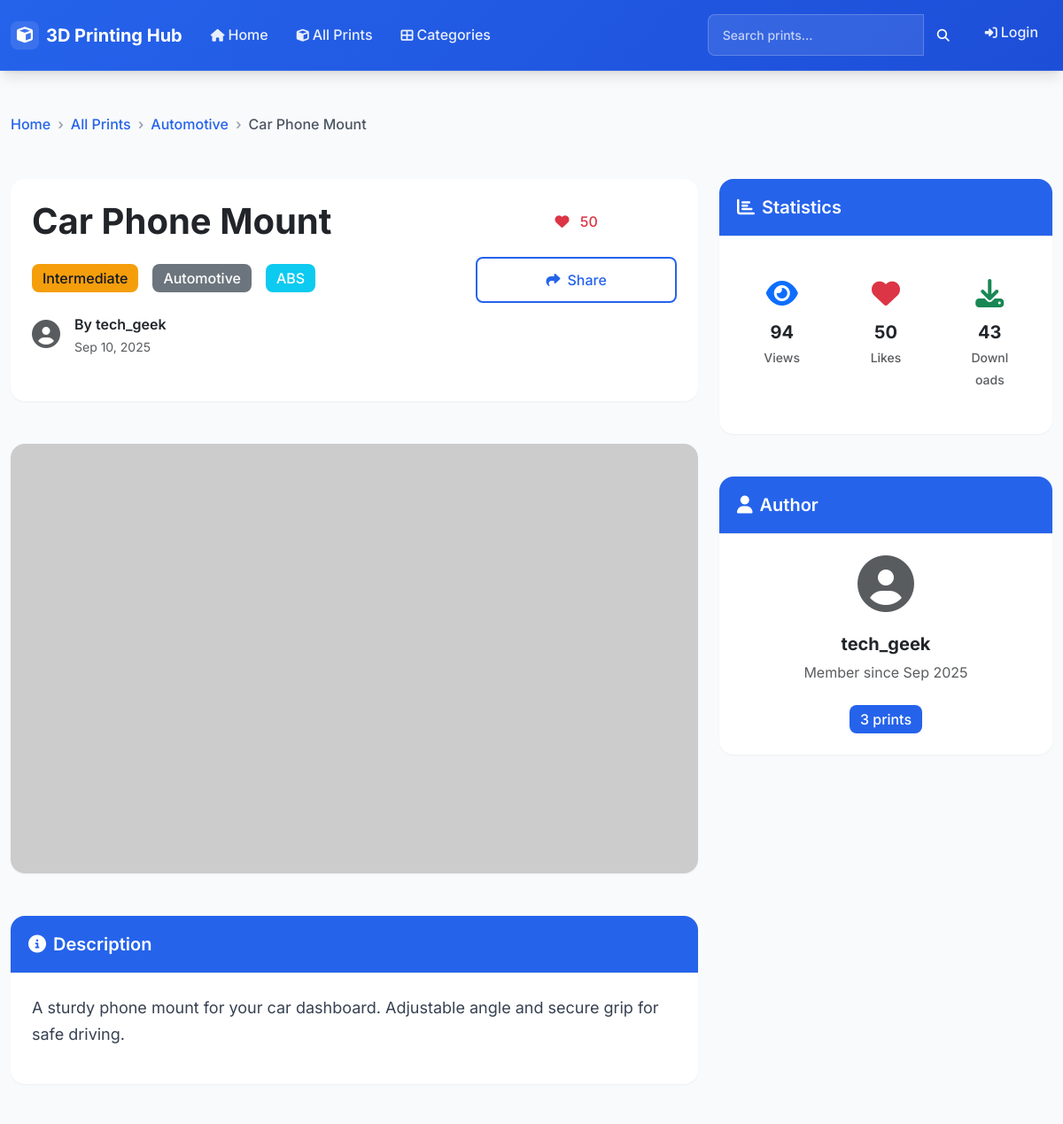
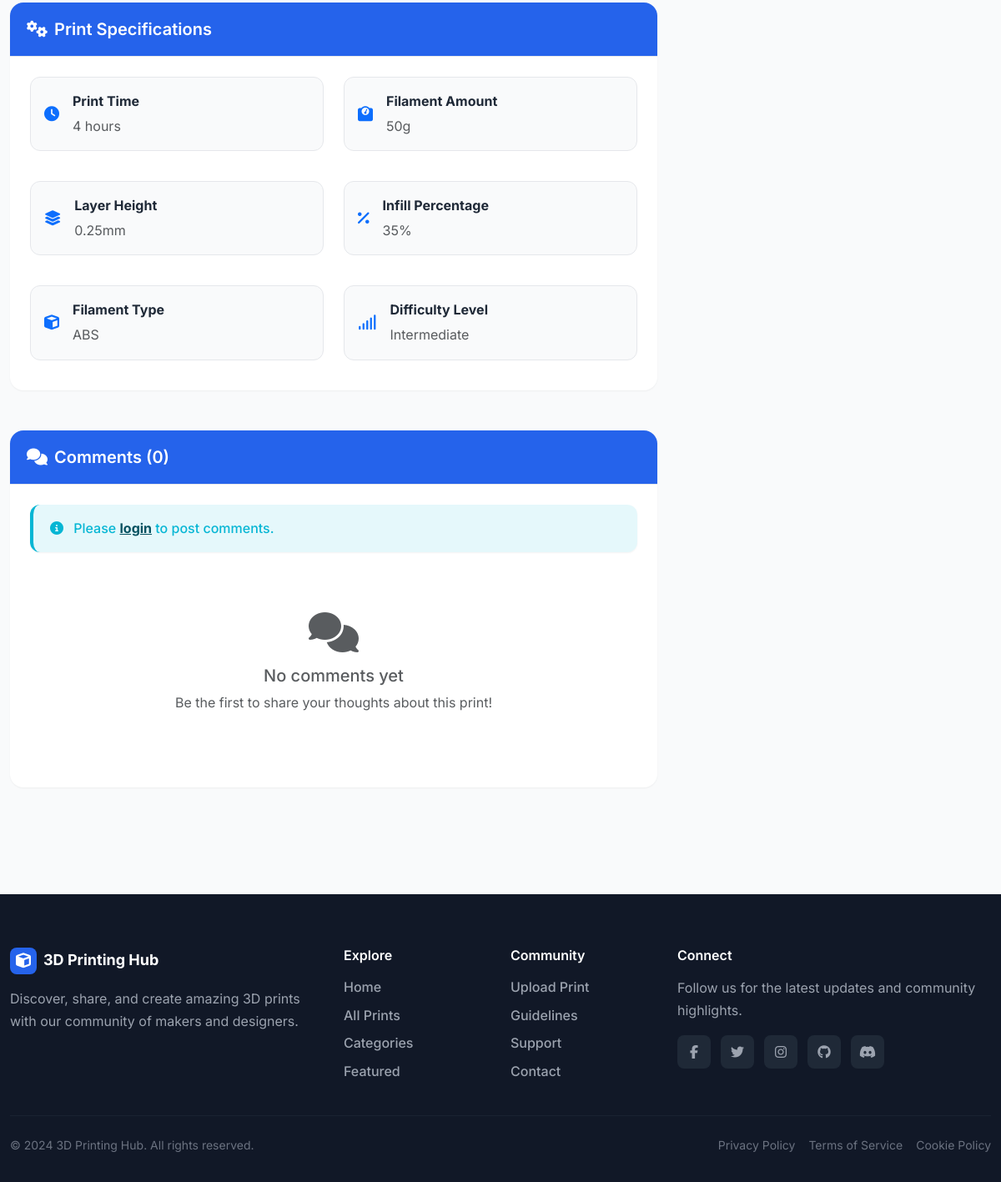
/prints/11/, run on the app's committed database (2 pictures, top to bottom).
### prints/models.py (models this page shows, shortened)
class PrintItem(models.Model):
    DIFFICULTY_CHOICES = [
        ('beginner', 'Beginner'),
        ('intermediate', 'Intermediate'),
        ('advanced', 'Advanced'),
        ('expert', 'Expert'),
    ]
    STATUS_CHOICES = [
        ('draft', 'Draft'),
        ('published', 'Published'),
        ('featured', 'Featured'),
    ]
    title = models.CharField(max_length=200)
    description = models.TextField()
    category = models.ForeignKey(Category, on_delete=models.CASCADE, related_name='prints')
    author = models.ForeignKey(User, on_delete=models.CASCADE, related_name='prints')
    difficulty = models.CharField(max_length=20, choices=DIFFICULTY_CHOICES, default='beginner')
    print_time_hours = models.PositiveIntegerField(help_text="Estimated print time in hours")
    filament_type = models.CharField(max_length=50, default='PLA')
    filament_amount_grams = models.PositiveIntegerField(help_text="Amount of filament needed in grams")
    layer_height = models.DecimalField(max_digits=3, decimal_places=2, default=0.20, help_text="Layer height in mm")
    infill_percentage = models.PositiveIntegerField(default=20, help_text="Infill percentage")
    main_image = models.ImageField(upload_to='prints/images/', blank=True, null=True)
    stl_file = models.FileField(upload_to='prints/stl_files/', blank=True, null=True)
    status = models.CharField(max_length=20, choices=STATUS_CHOICES, default='draft')
    views_count = models.PositiveIntegerField(default=0)
    likes_count = models.PositiveIntegerField(default=0)
    downloads_count = models.PositiveIntegerField(default=0)
    created_at = models.DateTimeField(auto_now_add=True)
    updated_at = models.DateTimeField(auto_now=True)
    published_at = models.DateTimeField(blank=True, null=True)
    class Meta:
        ordering = ['-created_at']

class Category(models.Model):
    name = models.CharField(max_length=100, unique=True)
    description = models.TextField(blank=True)
    slug = models.SlugField(max_length=100, unique=True)
    created_at = models.DateTimeField(auto_now_add=True)
    class Meta:
        verbose_name_plural = "Categories"
        ordering = ['name']
    def get_absolute_url(self):
        return reverse('prints:category_detail', kwargs={'slug': self.slug})

### prints/views.py (the view)
# urls.py: path('prints/<int:pk>/', views.print_detail, name='print_detail'),
def print_detail(request, pk):
    print_item = get_object_or_404(PrintItem, pk=pk, status='published')
    print_item.views_count += 1
    print_item.save(update_fields=['views_count'])
    related_prints = PrintItem.objects.filter(
        category=print_item.category,
        status='published'
    ).exclude(pk=pk)[:4]
    comments = print_item.comments.all()
    user_liked = False
    if request.user.is_authenticated:
        user_liked = PrintLike.objects.filter(
            print_item=print_item,
            user=request.user
        ).exists()
    context = {
        'print_item': print_item,
        'related_prints': related_prints,
        'comments': comments,
        'user_liked': user_liked,
    }
    return render(request, 'prints/print_detail.html', context)

### templates/prints/print_detail.html (shortened to what this page needs)
{% extends 'base.html' %}
{% block content %}
<div class="container py-5">
    <nav aria-label="breadcrumb" class="mb-5">
        <ol class="breadcrumb">
            <li class="breadcrumb-item"><a href="{% url 'prints:home' %}">Home</a></li>
            <li class="breadcrumb-item"><a href="{% url 'prints:print_list' %}">All Prints</a></li>
            <li class="breadcrumb-item"><a href="{{ print_item.category.get_absolute_url }}">{{ print_item.category.name }}</a></li>
            <li class="breadcrumb-item active" aria-current="page">{{ print_item.title }}</li>
        </ol>
    </nav>
    <div class="row">
        <div class="col-lg-8">
            <div class="card shadow-soft mb-5">
                <div class="card-body">
                    <div class="row align-items-start">
                        <div class="col-md-8">
                            <h1 class="h1 fw-bold mb-4">{{ print_item.title }}</h1>
                            <div class="d-flex flex-wrap gap-3 mb-4">
                                <span class="badge print-difficulty-{{ print_item.difficulty }} fs-6">{{ print_item.get_difficulty_display }}</span>
                                <span class="badge bg-secondary fs-6">{{ print_item.category.name }}</span>
                                <span class="badge bg-info fs-6">{{ print_item.filament_type }}</span>
                            </div>
                            <div class="d-flex align-items-center gap-4 mb-4">
                                <div class="d-flex align-items-center">
                                    <div class="author-avatar me-3">
                                        <i class="fas fa-user-circle fa-2x text-muted"></i>
                                    </div>
                                    <div>
                                        <p class="mb-0 fw-semibold">By {{ print_item.author.username }}</p>
                                        <small class="text-muted">{{ print_item.created_at|date:"M d, Y" }}</small>
                                    </div>
                                </div>
                            </div>
                        </div>
                        <div class="col-md-4 text-md-end">
                            <div class="d-flex flex-column gap-3">
                                <button class="btn btn-outline-danger like-btn" data-print-id="{{ print_item.pk }}">
                                    <i class="fas fa-heart {% if user_liked %}fas{% else %}far{% endif %} me-2"></i>
                                    <span class="like-count">{{ print_item.likes_count }}</span>
                                </button>
                                <button class="btn btn-outline-primary" onclick="sharePrint()">
                                    <i class="fas fa-share me-2"></i>Share
                                </button>
                            </div>
                        </div>
                    </div>
                </div>
            </div>
            <div class="card shadow-soft mb-5">
                <div class="card-img-container">
                    {% if print_item.main_image %}
                        <img src="{{ print_item.main_image.url }}" class="card-img-top" alt="{{ print_item.title }}" style="max-height: 500px; object-fit: cover;">
                    {% else %}
                        <img src="https://picsum.photos/800/500?random={{ print_item.pk }}" class="card-img-top" alt="{{ print_item.title }}" style="max-height: 500px; object-fit: cover;">
                    {% endif %}
                </div>
            </div>
            <div class="card shadow-soft mb-5">
                <div class="card-header bg-primary text-white">
                    <h5 class="mb-0 fw-semibold"><i class="fas fa-info-circle me-2"></i>Description</h5>
                </div>
                <div class="card-body">
                    <div class="description-content">
                        {{ print_item.description|linebreaks }}
                    </div>
                </div>
            </div>
            <div class="card shadow-soft mb-5">
                <div class="card-header bg-primary text-white">
                    <h5 class="mb-0 fw-semibold"><i class="fas fa-cogs me-2"></i>Print Specifications</h5>
                </div>
                <div class="card-body">
                    <div class="row g-4">
                        <div class="col-md-6">
                            <div class="spec-item">
                                <i class="fas fa-clock text-primary me-3"></i>
                                <div>
                                    <strong>Print Time</strong>
                                    <div class="text-muted">{{ print_item.print_time_hours }} hours</div>
                                </div>
                            </div>
                        </div>
                        <div class="col-md-6">
                            <div class="spec-item">
                                <i class="fas fa-weight text-primary me-3"></i>
                                <div>
                                    <strong>Filament Amount</strong>
                                    <div class="text-muted">{{ print_item.filament_amount_grams }}g</div>
                                </div>
                            </div>
                        </div>
                        <div class="col-md-6">
                            <div class="spec-item">
                                <i class="fas fa-layer-group text-primary me-3"></i>
                                <div>
                                    <strong>Layer Height</strong>
                                    <div class="text-muted">{{ print_item.layer_height }}mm</div>
                                </div>
                            </div>
                        </div>
                        <div class="col-md-6">
                            <div class="spec-item">
                                <i class="fas fa-percentage text-primary me-3"></i>
                                <div>
                                    <strong>Infill Percentage</strong>
                                    <div class="text-muted">{{ print_item.infill_percentage }}%</div>
                                </div>
                            </div>
                        </div>
                        <div class="col-md-6">
                            <div class="spec-item">
                                <i class="fas fa-cube text-primary me-3"></i>
                                <div>
                                    <strong>Filament Type</strong>
                                    <div class="text-muted">{{ print_item.filament_type }}</div>
                                </div>
                            </div>
                        </div>
                        <div class="col-md-6">
                            <div class="spec-item">
                                <i class="fas fa-signal text-primary me-3"></i>
                                <div>
                                    <strong>Difficulty Level</strong>
                                    <div class="text-muted">{{ print_item.get_difficulty_display }}</div>
                                </div>
                            </div>
                        </div>
                    </div>
                </div>
            </div>
            <div class="card shadow-soft">
                <div class="card-header bg-primary text-white">
                    <h5 class="mb-0 fw-semibold"><i class="fas fa-comments me-2"></i>Comments ({{ comments.count }})</h5>
                </div>
                <div class="card-body">
                    {% if user.is_authenticated %}
                        <form method="post" action="{% url 'prints:add_comment' print_item.pk %}" class="mb-5">
                            {% csrf_token %}
                            <div class="mb-3">
                                <label for="comment-content" class="form-label fw-semibold">Share your thoughts</label>
                                <textarea class="form-control" id="comment-content" name="content" rows="4" placeholder="Share your thoughts about this print..." required></textarea>
                            </div>
                            <button type="submit" class="btn btn-primary">
                                <i class="fas fa-paper-plane me-2"></i>Post Comment
                            </button>
                        </form>
                    {% else %}
                        <div class="alert alert-info mb-4">
                            <i class="fas fa-info-circle me-2"></i>
                            Please <a href="/admin/" class="alert-link">login</a> to post comments.
                        </div>
                    {% endif %}
                    {% if comments %}
                        <div class="comments-list">
                            {% for comment in comments %}
                            <div class="comment-item">
                                <div class="d-flex align-items-start mb-3">
                                    <div class="comment-avatar me-3">
                                        <i class="fas fa-user-circle fa-2x text-muted"></i>
                                    </div>
                                    <div class="flex-grow-1">
                                        <div class="d-flex justify-content-between align-items-start mb-2">
                                            <div>
                                                <strong class="comment-author">{{ comment.author.username }}</strong>
                                                <small class="text-muted ms-2">{{ comment.created_at|date:"M d, Y H:i" }}</small>
                                            </div>
                                        </div>
                                        <div class="comment-content">
                                            {{ comment.content|linebreaks }}
                                        </div>
                                    </div>
                                </div>
                            </div>
                            {% endfor %}
                        </div>
                    {% else %}
                        <div class="text-center py-5">
                            <i class="fas fa-comments fa-3x text-muted mb-3"></i>
                            <h5 class="text-muted">No comments yet</h5>
                            <p class="text-muted">Be the first to share your thoughts about this print!</p>
                        </div>
                    {% endif %}
                </div>
            </div>
        </div>
        <div class="col-lg-4">
            <div class="card shadow-soft mb-5">
                <div class="card-header bg-primary text-white">
                    <h5 class="mb-0 fw-semibold"><i class="fas fa-chart-bar me-2"></i>Statistics</h5>
                </div>
                <div class="card-body">
                    <div class="row g-4 text-center">
                        <div class="col-4">
                            <div class="stat-item">
                                <i class="fas fa-eye fa-2x text-primary mb-3"></i>
                                <h5 class="fw-bold mb-1">{{ print_item.views_count }}</h5>
                                <small class="text-muted fw-medium">Views</small>
                            </div>
                        </div>
                        <div class="col-4">
                            <div class="stat-item">
                                <i class="fas fa-heart fa-2x text-danger mb-3"></i>
                                <h5 class="fw-bold mb-1">{{ print_item.likes_count }}</h5>
                                <small class="text-muted fw-medium">Likes</small>
                            </div>
                        </div>
                        <div class="col-4">
                            <div class="stat-item">
                                <i class="fas fa-download fa-2x text-success mb-3"></i>
                                <h5 class="fw-bold mb-1">{{ print_item.downloads_count }}</h5>
                                <small class="text-muted fw-medium">Downloads</small>
                            </div>
                        </div>
                    </div>
                </div>
            </div>
            <div class="card shadow-soft">
                <div class="card-header bg-primary text-white">
                    <h5 class="mb-0 fw-semibold"><i class="fas fa-user me-2"></i>Author</h5>
                </div>
                <div class="card-body text-center">
                    <div class="author-avatar mb-4">
                        <i class="fas fa-user-circle fa-4x text-muted"></i>
                    </div>
                    <h5 class="fw-bold mb-2">{{ print_item.author.username }}</h5>
                    <p class="text-muted mb-4">Member since {{ print_item.author.date_joined|date:"M Y" }}</p>
                    <div class="d-flex justify-content-center gap-2">
                        <span class="badge bg-primary fs-6">{{ print_item.author.prints.count }} prints</span>
                    </div>
                </div>
            </div>
        </div>
    </div>
</div>
{% endblock %}

### data on the page
PrintItem: category.name "Automotive", title "Car Phone Mount", difficulty "Intermediate", filament_type "ABS", author.username "tech_geek", created_at "Sep 10, 2025", likes_count "50", description "A sturdy phone mount for your car dashboard. Adjustable angle and secure grip for safe driving.", print_time_hours "4", filament_amount_grams "50", layer_height "0.25", infill_percentage "35", count "0", views_count "94", downloads_count "43", author.date_joined "Sep 2025", author.prints.count "3"
